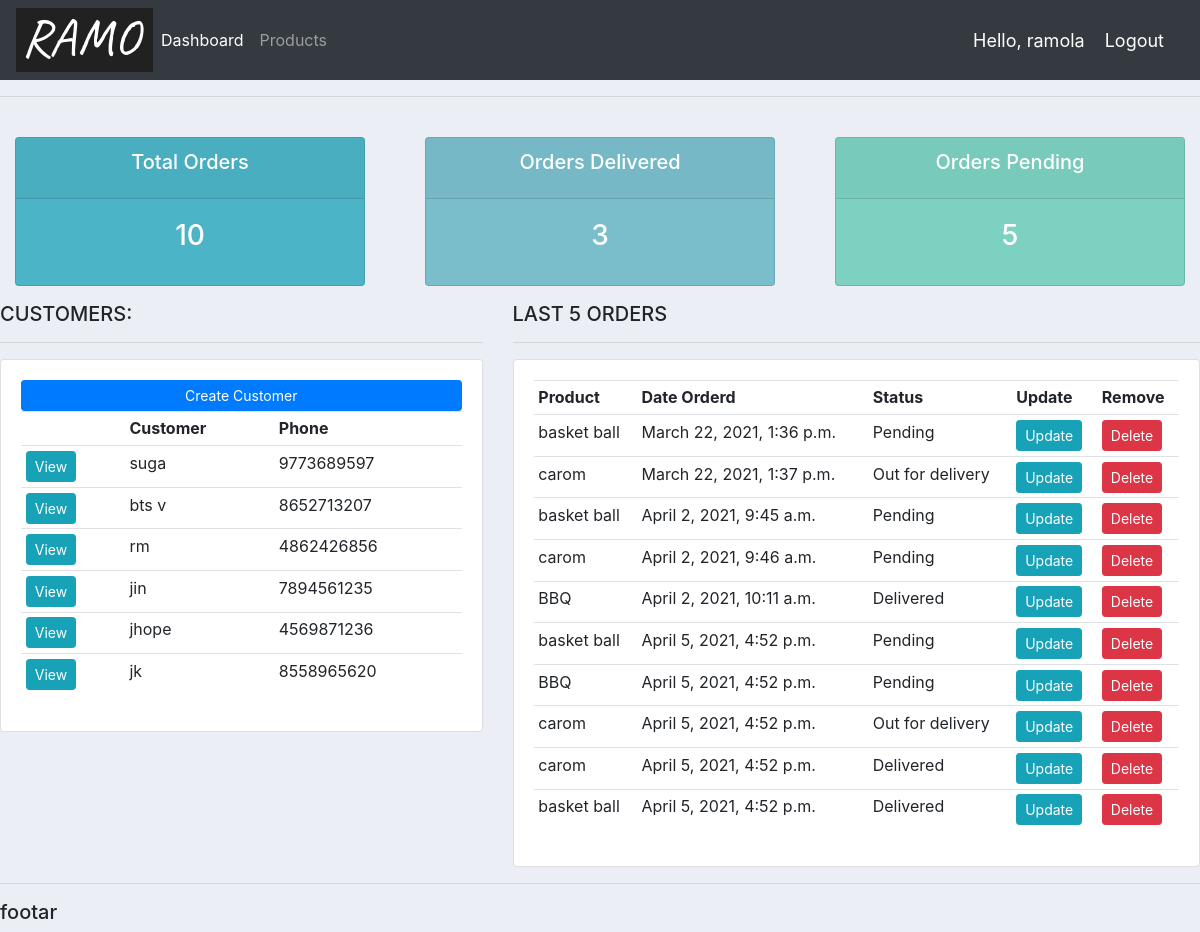
Page / (signed in) on the earlier database version.
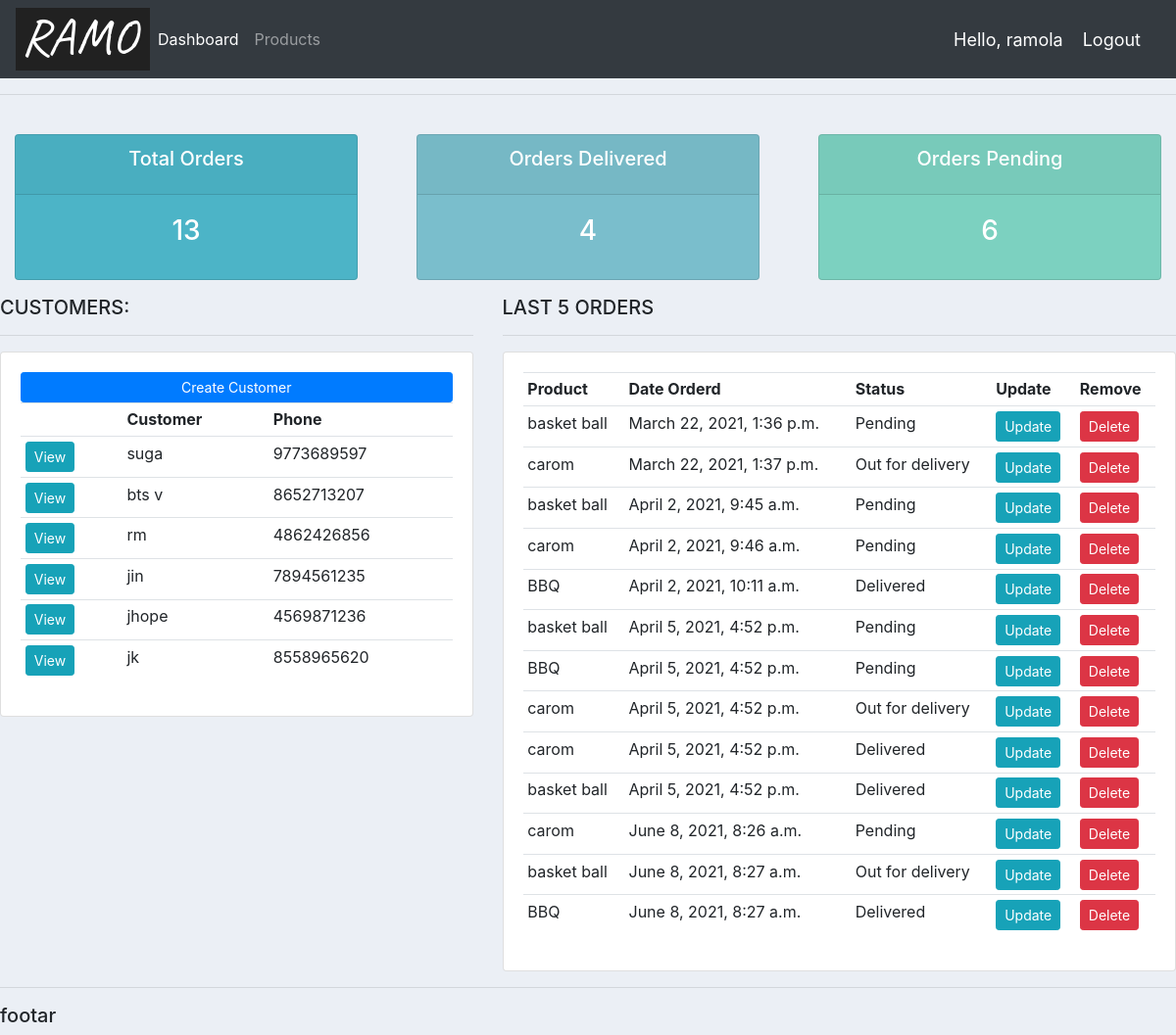
Same page on the later database version.
### accounts/models.py (models this page shows, shortened)
class Customer(models.Model):
    user=models.OneToOneField(User,null=True,on_delete=models.CASCADE)
    name=models.CharField(max_length=25,null=True)
    phone=models.CharField(max_length=10,null=True)
    email=models.EmailField(max_length=25,null=True)
    profile_pic=models.ImageField(null=True,blank=True)
    date_created=models.DateTimeField(auto_now_add=True,null=True)

class Order(models.Model):
    STATUS=(
        ('Pending','Pending'),('Out for delivery','Out for delivery'),('Delivered','Delivered')
    )
    date_created=models.DateTimeField(auto_now_add=True,null=True)
    status=models.CharField(max_length=250,choices=STATUS,null=True)
    customer=models.ForeignKey(Customer,null=True,on_delete=models.SET_NULL)
    product=models.ForeignKey(Product,null=True,on_delete=models.SET_NULL)
    note=models.CharField(max_length=2550,null=True)

class Product(models.Model):
    CATEGORY=(('In door','In door'),('Out door','Out door'))
    name=models.CharField(max_length=25,null=True)
    price=models.FloatField(null=True)
    category=models.CharField(max_length=25,null=True,choices=CATEGORY)
    description=models.CharField(max_length=25,null=True)
    date_created=models.DateTimeField(auto_now_add=True,null=True)
    tag=models.ManyToManyField(Tag)
    def __str__(self):
        return self.name

### accounts/decorators.py (the view)
	def wrapper_function(request, *args, **kwargs):
		group = None
		if request.user.groups.exists():
			group = request.user.groups.all()[0].name
		if group == 'customer':
			return redirect('user-page')
		if group == 'admin':
			return view_func(request, *args, **kwargs)

### accounts/views.py (called while the page is built)
@login_required(login_url='login')
@admin_only
def home(request):
    orders = Order.objects.all()
    customers = Customer.objects.all()
    total_customers = customers.count()
    total_orders = orders.count()
    delivered = orders.filter(status='Delivered').count()
    pending = orders.filter(status='Pending').count()
    context = {'orders': orders, 'customers': customers,
               'total_orders': total_orders, 'delivered': delivered,
               'pending': pending}
    return render(request, 'accounts/dashboard.html', context)

### templates/accounts/dashboard.html
{% extends 'accounts/main.html' %}
{% block content %}
{% include 'accounts/status.html' %}
<div class="row">
	<div class="col-md-5">
		<h5>CUSTOMERS:</h5>
		<hr>
		<div class="card card-body">
			<a class="btn btn-primary  btn-sm btn-block" href="">Create Customer</a>
			<table class="table table-sm">
				<tr>
                   <th></th>
					<th>Customer</th>
					<th>Phone</th>
				</tr>
                {% for customer in customers %}
                    <tr>
                    <td><a class="btn btn-sm btn-info"href="{% url 'customer' customer.id %}">View</a></td>
                        <td>
                        {{customer.name  }}
                    </td>
                    <td>
                        {{customer.phone }}
                    </td>
                    </tr>
                {% endfor %}
			</table>
		</div>
	</div>
	<div class="col-md-7">
		<h5>LAST 5 ORDERS</h5>
		<hr>
		<div class="card card-body">
			<table class="table table-sm">
				<tr>
					<th>Product</th>
					<th>Date Orderd</th>
					<th>Status</th>
					<th>Update</th>
					<th>Remove</th>
				</tr>
                {% for order in orders %}
                    <tr>
                    <td>
                        {{order.product  }}
                    </td>
                        <td>
                        {{order.date_created  }}
                    </td>
                    <td>
                        {{order.status }}
                    </td>
                    <td><a class="btn btn-sm btn-info"href="{% url 'update_order' order.id %}">Update</a> </td>
                        <td><a class="btn btn-sm btn-danger"href="{% url 'delete_order' order.id%}">Delete</a> </td>
                    </tr>
                {% endfor %}
			</table>
		</div>
	</div>
</div>
{% endblock %}

Differences in the rows shown:
added Order: product "carom", date_created "June 8, 2021, 8:26 a.m.", status "Pending"
added Order: product "basket ball", date_created "June 8, 2021, 8:27 a.m.", status "Out for delivery"
added Order: product "BBQ", date_created "June 8, 2021, 8:27 a.m.", status "Delivered"
Other differences:
{{ total_orders }}: "10" → "13"
{{ delivered }}: "3" → "4"
{{ pending }}: "5" → "6"
